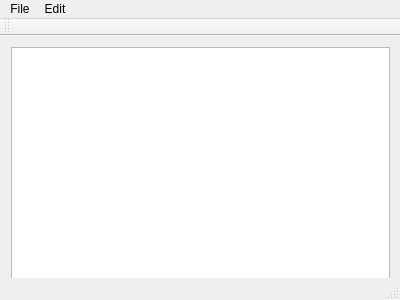
<?xml version="1.0" encoding="UTF-8"?>
<ui version="4.0">
 <class>MainWindow</class>
 <widget class="QMainWindow" name="MainWindow">
  <property name="geometry">
   <rect>
    <x>0</x>
    <y>0</y>
    <width>400</width>
    <height>300</height>
   </rect>
  </property>
  <property name="windowTitle">
   <string>MainWindow</string>
  </property>
  <widget class="QWidget" name="centralWidget">
   <widget class="QWidget" name="verticalLayoutWidget">
    <property name="geometry">
     <rect>
      <x>0</x>
      <y>0</y>
      <width>401</width>
      <height>261</height>
     </rect>
    </property>
    <layout class="QVBoxLayout" name="verticalLayout">
     <item>
      <widget class="QTextEdit" name="textEdit"/>
     </item>
    </layout>
   </widget>
  </widget>
  <widget class="QMenuBar" name="menuBar">
   <property name="geometry">
    <rect>
     <x>0</x>
     <y>0</y>
     <width>400</width>
     <height>22</height>
    </rect>
   </property>
   <widget class="QMenu" name="menuFile">
    <property name="title">
     <string>File</string>
    </property>
    <addaction name="actionNew"/>
    <addaction name="actionOpen"/>
    <addaction name="actionSave"/>
    <addaction name="actionSave_As"/>
    <addaction name="actionPrint"/>
    <addaction name="actionExit"/>
   </widget>
   <widget class="QMenu" name="menuEdit">
    <property name="title">
     <string>Edit</string>
    </property>
    <addaction name="actionCopy_2"/>
    <addaction name="actionPaste"/>
    <addaction name="actionUndo"/>
    <addaction name="actionRedo"/>
    <addaction name="actionCut"/>
   </widget>
   <addaction name="menuFile"/>
   <addaction name="menuEdit"/>
  </widget>
  <widget class="QToolBar" name="mainToolBar">
   <attribute name="toolBarArea">
    <enum>TopToolBarArea</enum>
   </attribute>
   <attribute name="toolBarBreak">
    <bool>false</bool>
   </attribute>
  </widget>
  <widget class="QStatusBar" name="statusBar"/>
  <action name="actionNew">
   <property name="text">
    <string>New</string>
   </property>
   <property name="shortcut">
    <string>Ctrl+N</string>
   </property>
  </action>
  <action name="actionOpen">
   <property name="text">
    <string>Open</string>
   </property>
   <property name="shortcut">
    <string>Ctrl+O</string>
   </property>
  </action>
  <action name="actionSave">
   <property name="text">
    <string>Save</string>
   </property>
   <property name="shortcut">
    <string>Ctrl+S</string>
   </property>
  </action>
  <action name="actionSave_As">
   <property name="text">
    <string>Save As</string>
   </property>
   <property name="shortcut">
    <string>Ctrl+Shift+S</string>
   </property>
  </action>
  <action name="actionPrint">
   <property name="text">
    <string>Print</string>
   </property>
   <property name="shortcut">
    <string>Ctrl+P</string>
   </property>
  </action>
  <action name="actionExit">
   <property name="text">
    <string>Exit</string>
   </property>
   <property name="shortcut">
    <string>Ctrl+Q</string>
   </property>
  </action>
  <action name="actionCopy_2">
   <property name="text">
    <string>Copy</string>
   </property>
   <property name="shortcut">
    <string>Ctrl+C</string>
   </property>
  </action>
  <action name="actionPaste">
   <property name="text">
    <string>Paste</string>
   </property>
   <property name="shortcut">
    <string>Ctrl+V</string>
   </property>
  </action>
  <action name="actionUndo">
   <property name="text">
    <string>Undo</string>
   </property>
   <property name="shortcut">
    <string>Ctrl+Z</string>
   </property>
  </action>
  <action name="actionRedo">
   <property name="text">
    <string>Redo</string>
   </property>
   <property name="shortcut">
    <string>Ctrl+Y</string>
   </property>
  </action>
  <action name="actionCut">
   <property name="text">
    <string>Cut</string>
   </property>
   <property name="shortcut">
    <string>Ctrl+X</string>
   </property>
  </action>
 </widget>
 <layoutdefault spacing="6" margin="11"/>
 <resources/>
 <connections/>
</ui>
